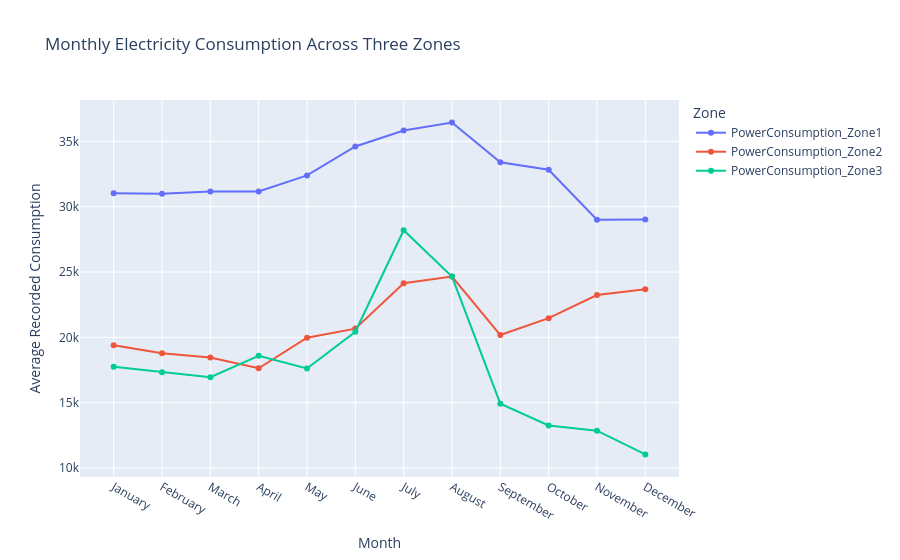

Notebook code for this chart:
### Code cell
monthly_long = monthly_consumption.reset_index().melt(
    id_vars='index',
    value_vars=zone_columns,
    var_name='Zone',
    value_name='Average Consumption'
)

monthly_long.rename(columns={'index': 'Month'}, inplace=True)

fig = px.line(
    monthly_long,
    x='Month',
    y='Average Consumption',
    color='Zone',
    markers=True,
    title='Monthly Electricity Consumption Across Three Zones',
    hover_data={'Average Consumption': ':.2f'}
)

fig.update_layout(
    xaxis_title='Month',
    yaxis_title='Average Recorded Consumption',
    hovermode='x unified'
)

fig.show()

### Figure 1 — Plotly figure (JSON) as saved in the notebook; plotly's stock layout.template omitted (floating-point values rounded to 4 significant figures)
{"data": [{"hovertemplate": "Zone=PowerConsumption_Zone1<br>Month=%{x}<br>Average Consumption=%{y:.2f}<extra></extra>", "legendgroup": "PowerConsumption_Zone1", "line": {"color": "#636efa", "dash": "solid"}, "marker": {"symbol": "circle"}, "mode": "lines+markers", "name": "PowerConsumption_Zone1", "orientation": "v", "showlegend": true, "type": "scatter", "x": ["January", "February", "March", "April", "May", "June", "July", "August", "September", "October", "November", "December"], "xaxis": "x", "y": [31030.0, 30990.0, 31160.0, 31170.0, 32400.0, 34610.0, 35830.0, 36440.0, 33400.0, 32830.0, 29000.0, 29020.0], "yaxis": "y"}, {"hovertemplate": "Zone=PowerConsumption_Zone2<br>Month=%{x}<br>Average Consumption=%{y:.2f}<extra></extra>", "legendgroup": "PowerConsumption_Zone2", "line": {"color": "#EF553B", "dash": "solid"}, "marker": {"symbol": "circle"}, "mode": "lines+markers", "name": "PowerConsumption_Zone2", "orientation": "v", "showlegend": true, "type": "scatter", "x": ["January", "February", "March", "April", "May", "June", "July", "August", "September", "October", "November", "December"], "xaxis": "x", "y": [19390.0, 18790.0, 18460.0, 17630.0, 19980.0, 20670.0, 24150.0, 24660.0, 20180.0, 21470.0, 23240.0, 23680.0], "yaxis": "y"}, {"hovertemplate": "Zone=PowerConsumption_Zone3<br>Month=%{x}<br>Average Consumption=%{y:.2f}<extra></extra>", "legendgroup": "PowerConsumption_Zone3", "line": {"color": "#00cc96", "dash": "solid"}, "marker": {"symbol": "circle"}, "mode": "lines+markers", "name": "PowerConsumption_Zone3", "orientation": "v", "showlegend": true, "type": "scatter", "x": ["January", "February", "March", "April", "May", "June", "July", "August", "September", "October", "November", "December"], "xaxis": "x", "y": [17750.0, 17340.0, 16950.0, 18590.0, 17620.0, 20430.0, 28190.0, 24650.0, 14920.0, 13260.0, 12860.0, 11040.0], "yaxis": "y"}], "layout": {"hovermode": "x unified", "legend": {"title": {"text": "Zone"}, "tracegroupgap": 0}, "title": {"text": "Monthly Electricity Consumption Across Three Zones"}, "xaxis": {"anchor": "y", "domain": [0, 1], "title": {"text": "Month"}}, "yaxis": {"anchor": "x", "domain": [0, 1], "title": {"text": "Average Recorded Consumption"}}}}
